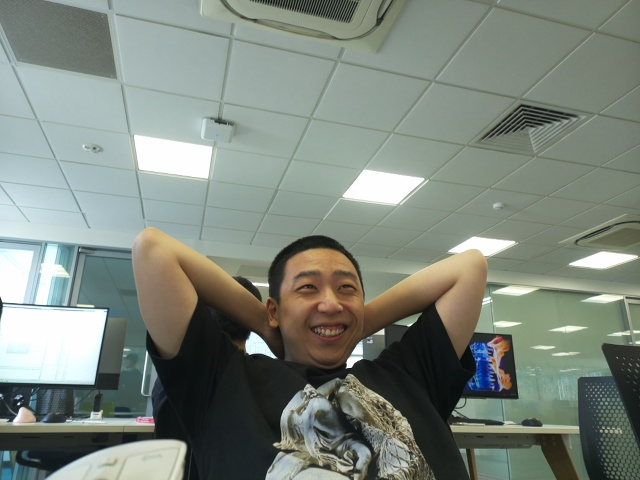
#> input picture backend/data/captured_image.jpg, 640 x 480 px
$ jupyter execute --allow-errors detect_test.ipynb   (shell and % lines are left out)   (older library calls are emulated)
#> lines starting #> are read from the running program, lines starting #| are printed output that depends on the picture; after the words box and inside, x2 and y2 are one past the last pixel; in counts of white or black regions, pixels touching at a corner belong together
[cell 1]
import cv2
import numpy as np
import matplotlib.pyplot as plt
import backend.processing_logic as processing_logic
from ultralytics import YOLO

# 加载测试图像
# image_path = 'backend/data/bus.jpg'
image_path = 'backend/data/captured_image.jpg'
image_bgr = cv2.imread(image_path)
#> image_bgr is the input picture: shape (480, 640, 3); mean B, G, R 124.9, 134.4, 125.6
if image_bgr is None:
    raise FileNotFoundError(f"Image not found at {image_path}")

# 加载 YOLO 模型
#> (the rest of this cell did not finish here and is left out)

[cell 2]
def compute_gbvs_saliency(image_bgr, blur_size=3, weight_color=1.0, weight_intensity=1.0, weight_orientation=1.0):
    """
    Simplified GBVS implementation using OpenCV and NumPy.
    Args:
        image_bgr: Input BGR image (NumPy array)
        blur_size: Gaussian blur kernel size
        weight_color: Weight for color channel
        weight_intensity: Weight for intensity channel
        weight_orientation: Weight for orientation channel
    Returns:
        saliency_map: Normalized saliency map (0-1)
    """
#> called with blur_size = 3, weight_color = 1, weight_intensity = 1, weight_orientation = 1
    # Convert to RGB and grayscale
    image_rgb = cv2.cvtColor(image_bgr, cv2.COLOR_BGR2RGB)
    image_gray = cv2.cvtColor(image_bgr, cv2.COLOR_BGR2GRAY)
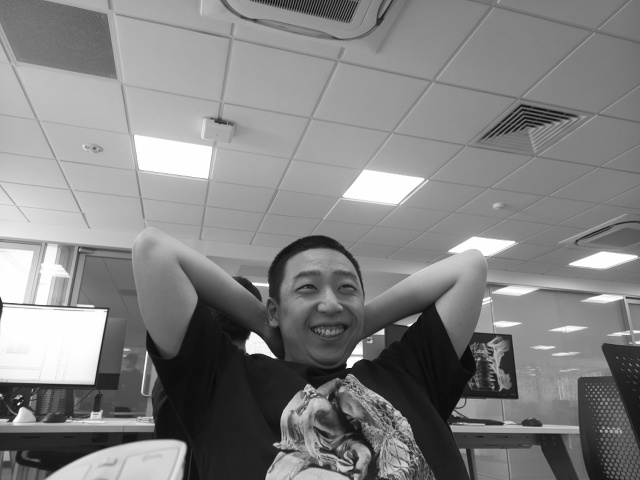
#> image_gray: shape (480, 640); min 7, max 255, mean 130.7

    # Feature channels
    # 1. Color (R, G, B channels)
    r, g, b = cv2.split(image_rgb)
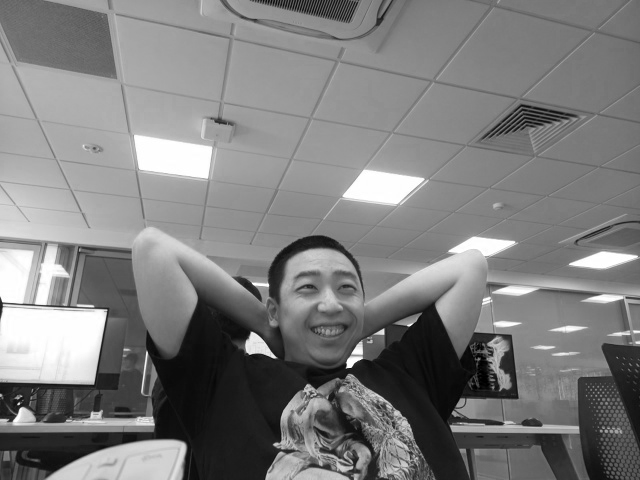
#> r: shape (480, 640); min 0, max 255, mean 125.6
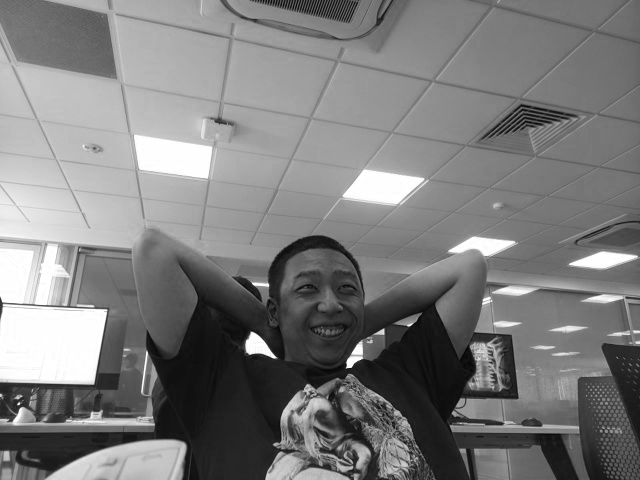
#> b: shape (480, 640); min 1, max 255, mean 124.9
    color_maps = []
    for channel in (r, g, b):
        channel = cv2.GaussianBlur(channel, (blur_size, blur_size), 0)
        color_maps.append(cv2.normalize(channel.astype(float), None, 0, 1, cv2.NORM_MINMAX))
#> this loop made 3 passes
#> after the loop, color_maps = 3 items

    # 2. Intensity
    intensity = cv2.GaussianBlur(image_gray, (blur_size, blur_size), 0)
    intensity_map = cv2.normalize(intensity.astype(float), None, 0, 1, cv2.NORM_MINMAX)

    # 3. Orientation (using Sobel filters)
    orient_maps = []
    for angle in [0, 45, 90, 135]:
        sobel_x = cv2.Sobel(image_gray, cv2.CV_64F, 1, 0, ksize=3)
        sobel_y = cv2.Sobel(image_gray, cv2.CV_64F, 0, 1, ksize=3)
        orient = cv2.phase(sobel_x, sobel_y, angleInDegrees=True)
        orient = cv2.GaussianBlur(orient, (blur_size, blur_size), 0)
        orient_maps.append(cv2.normalize(orient, None, 0, 1, cv2.NORM_MINMAX))
#> this loop made 4 passes
#> pass 1, in compute_gbvs_saliency, `sobel_x = cv2.Sobel(image_gray, cv2.CV_64F, 1, 0, ksize=3)`:
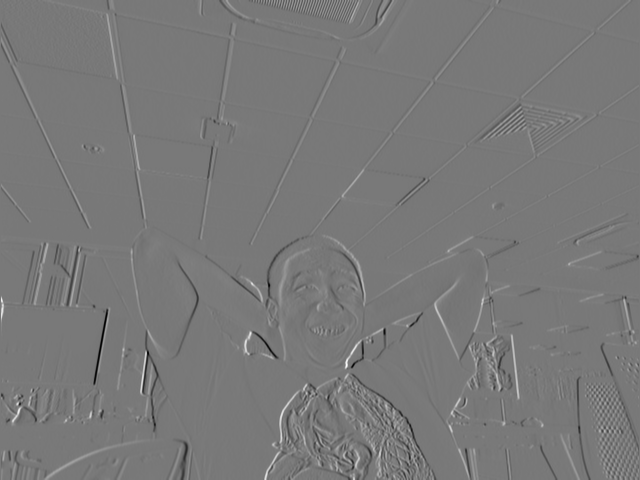
#> sobel_x: shape (480, 640) float64; min -810, max 895, mean -0.9; drawn with min black and max white
#> pass 1, in compute_gbvs_saliency, `sobel_y = cv2.Sobel(image_gray, cv2.CV_64F, 0, 1, ksize=3)`:
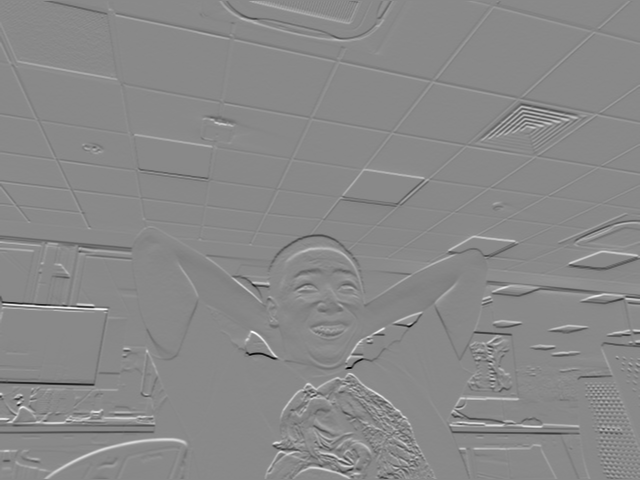
#> sobel_y: shape (480, 640) float64; min -925, max 793, mean -0.2; drawn with min black and max white
#> pass 1, in compute_gbvs_saliency, `orient = cv2.GaussianBlur(orient, (blur_size, blur_size), 0)`:
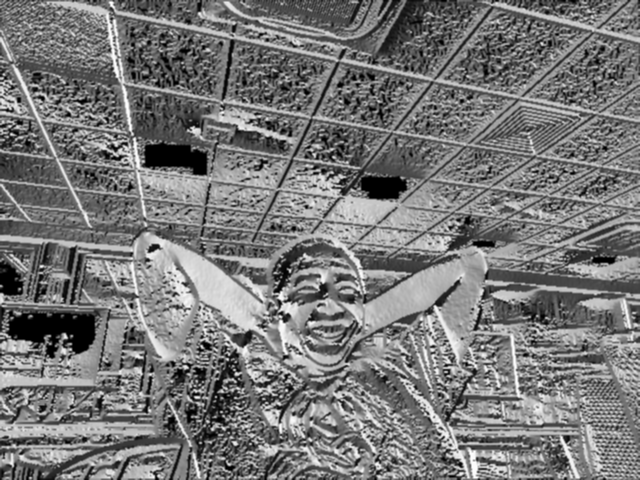
#> orient: shape (480, 640) float64; min 0, max 355.8, mean 167.8; drawn with min black and max white
#> after the loop, orient_maps = 4 items

    # Combine feature maps (weighted sum)
    saliency_map = np.zeros_like(intensity_map)
    for cmap in color_maps:
        saliency_map += weight_color * cmap / len(color_maps)
#> this loop made 3 passes
#> pass 1, in compute_gbvs_saliency, `saliency_map += weight_color * cmap / len(color_maps)`:
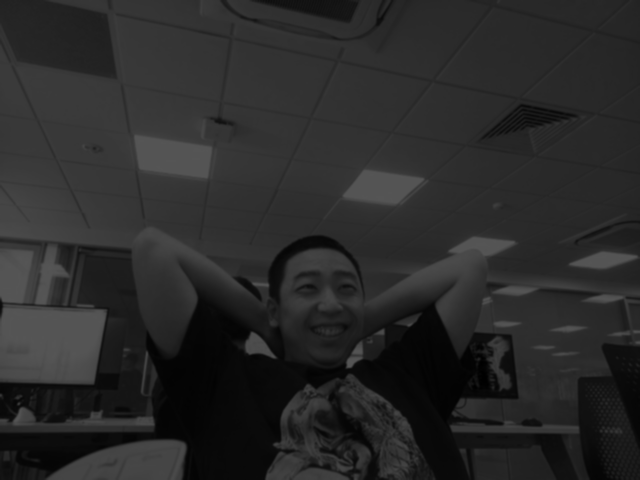
#> saliency_map: shape (480, 640) float64; min 0, max 0.333, mean 0.164
    saliency_map += weight_intensity * intensity_map
    for omap in orient_maps:
        saliency_map += weight_orientation * omap / len(orient_maps)
#> this loop made 4 passes
#> pass 1, in compute_gbvs_saliency, `saliency_map += weight_orientation * omap / len(orient_maps)`:
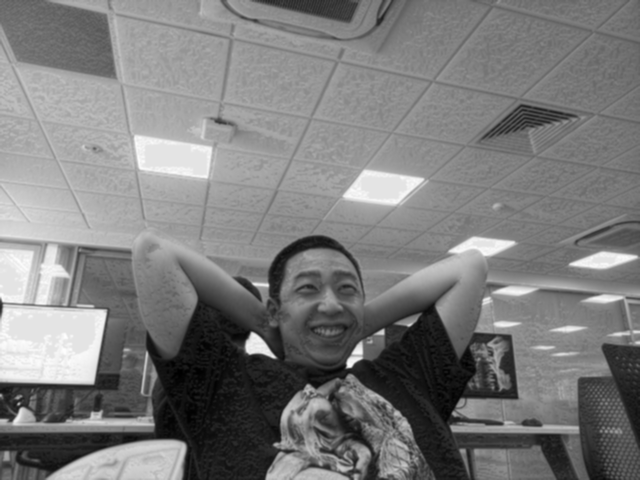
#> saliency_map: shape (480, 640) float64; min 0.0341, max 2.22, mean 1.1; drawn with min black and max white

    # Normalize and smooth
    saliency_map = cv2.normalize(saliency_map, None, 0, 1, cv2.NORM_MINMAX)
    saliency_map = cv2.GaussianBlur(saliency_map, (blur_size, blur_size), 0)

    return saliency_map

# 测试 GBVS 显著性分析
saliency_map = compute_gbvs_saliency(image_bgr)
saliency_map_uint8 = (saliency_map * 255).astype(np.uint8)

# 显示显著性图
plt.imshow(saliency_map_uint8, cmap='hot')
plt.title('GBVS Saliency Map')
plt.axis('off')
plt.colorbar()
plt.show()
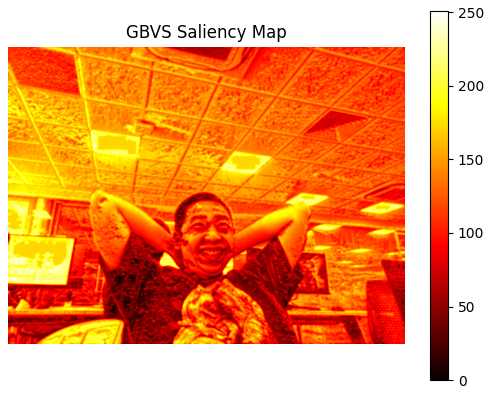
#> figure drawn by matplotlib, 2 panels

# 阈值化显著性掩码
threshold = 0.6
saliency_mask = (saliency_map > threshold).astype(np.uint8) * 255
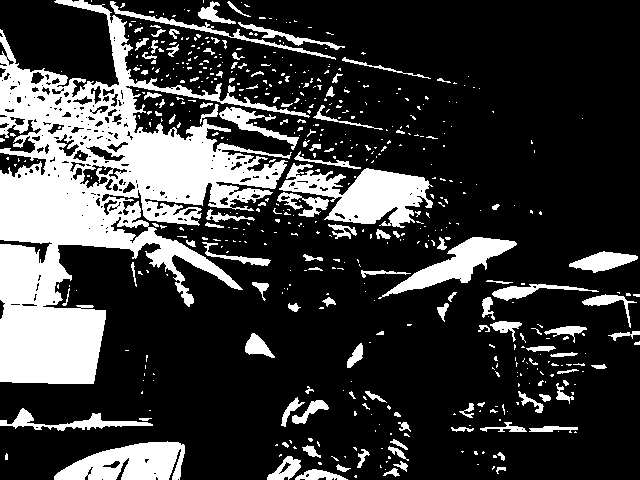
#> saliency_mask: shape (480, 640); 23.4% white; 558 white regions (437 under 20 px), largest, box (x1, y1, x2, y2) and area: (0, 0, 310, 384) 43351, (279, 163, 433, 228) 5006, (54, 441, 185, 480) 3467
plt.imshow(saliency_mask, cmap='gray')
plt.title('GBVS Saliency Mask (Thresholded)')
plt.axis('off')
plt.show()
